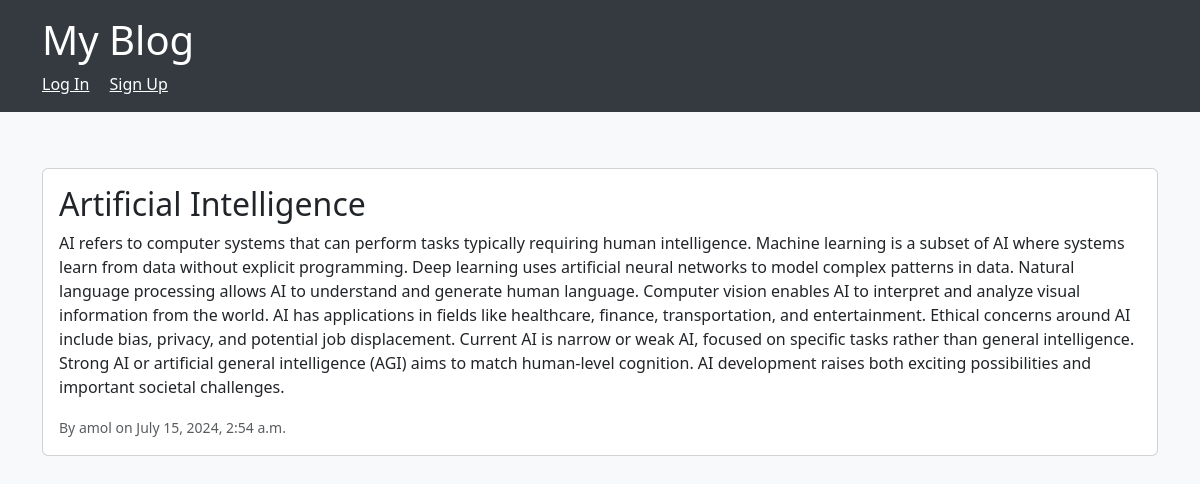
The page /post/9/ on the database as committed earlier.
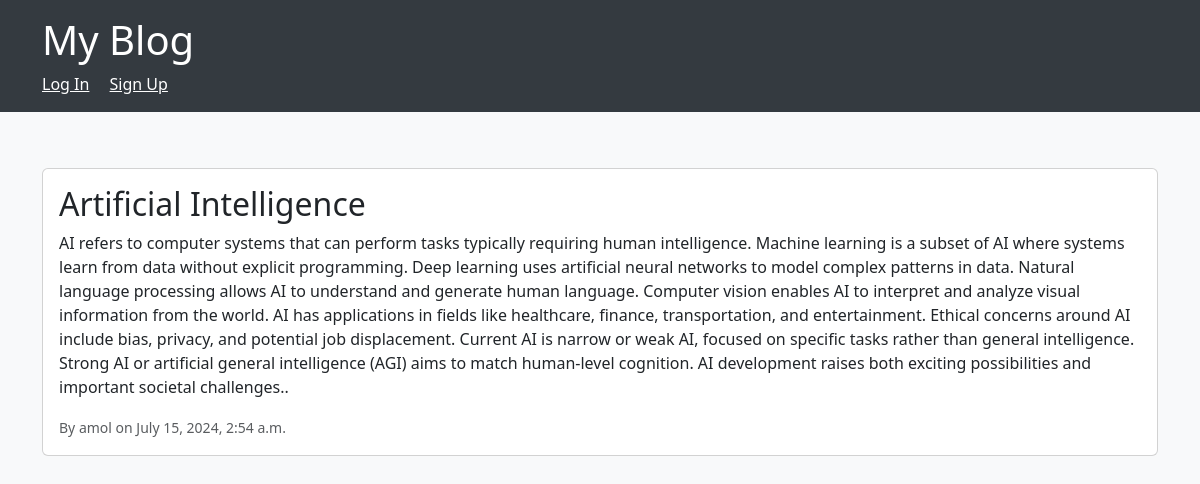
The same page on the database as committed later.
### blog/models.py (models this page shows)
class Post(models.Model):
    title = models.CharField(max_length=200)
    body = models.TextField()
    author = models.ForeignKey(User, on_delete=models.CASCADE)
    created_at = models.DateTimeField(auto_now_add=True)
    updated_at = models.DateTimeField(auto_now=True)
    image = models.ImageField(upload_to='post_images/', null=True, blank=True)

### blog/views.py (the view)
# urls.py: path('post/<int:pk>/', views.post_detail, name='post_detail'),
def post_detail(request, pk):
    post = get_object_or_404(Post, pk=pk)
    return render(request, 'blog/post_detail.html', {'post': post})

### blog/templates/blog/post_detail.html (shortened to what this page needs)
{% extends 'blog/base.html' %}
{% block content %}
    <div class="card mt-4">
        <div class="card-body">
            <h2 class="card-title">{{ post.title }}</h2>
            <p class="card-text">{{ post.body }}</p>
            <p class="card-text"><small class="text-muted">By {{ post.author }} on {{ post.created_at }}</small></p>
        </div>
    </div>
{% endblock %}

Rows that differ between the two databases and show on the page:
changed Post "Artificial Intelligence": body "…possibilities and important societal challenges." → "…possibilities and important societal challenges.."
